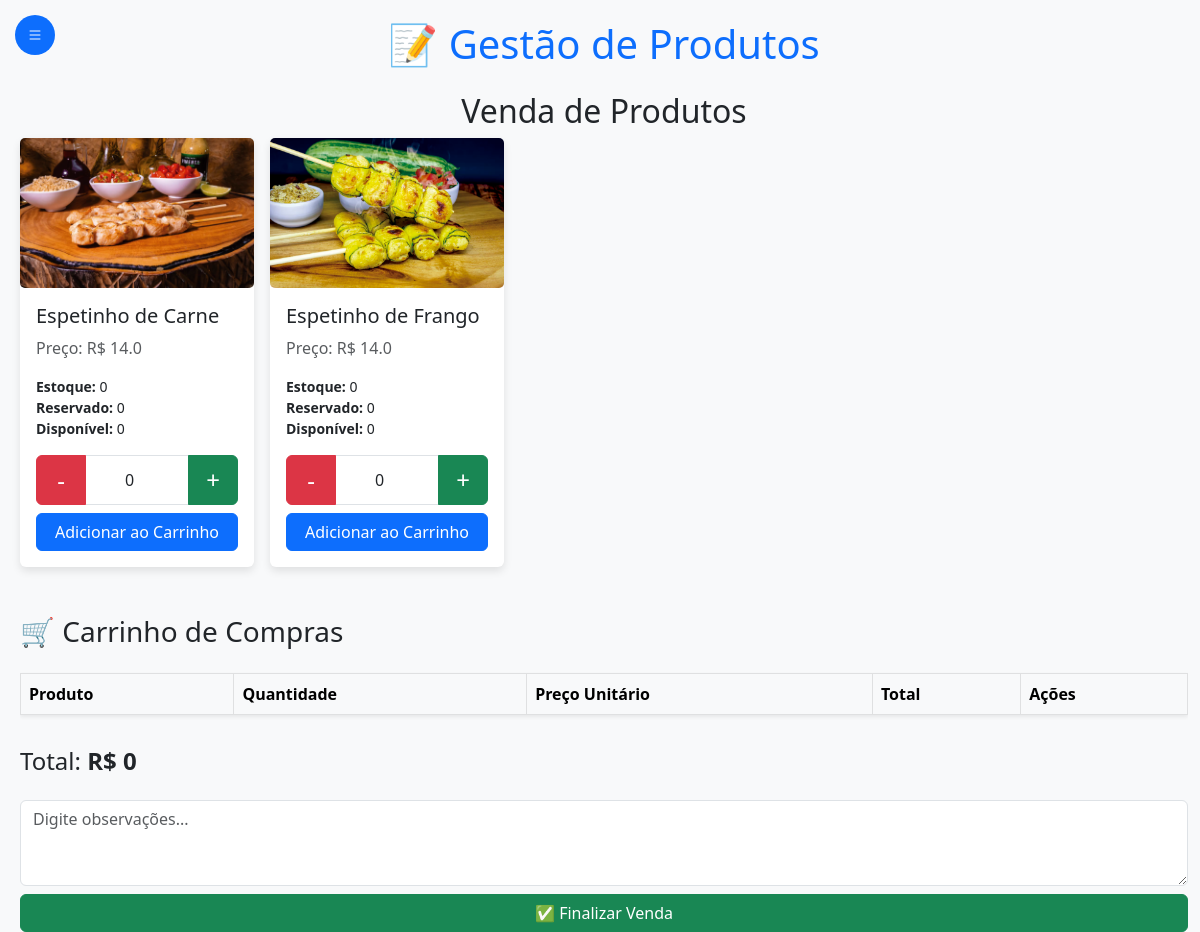
Page /venda on the earlier database version.
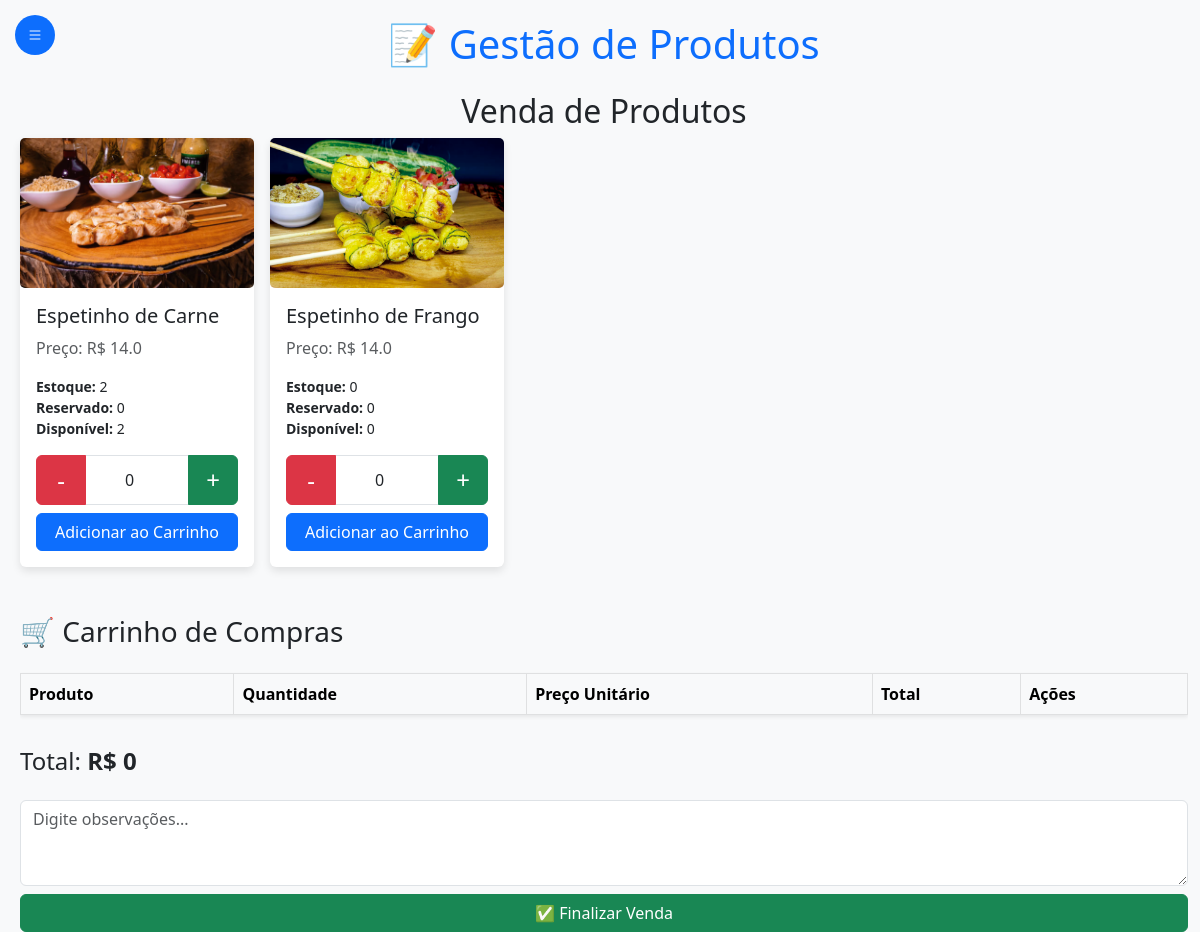
Same page on the later database version.
### app.py (models this page shows)
class Produto(db.Model):
    id = db.Column(db.Integer, primary_key=True)
    nome = db.Column(db.String(100), nullable=False)
    preco = db.Column(db.Float, nullable=False)
    imagem = db.Column(db.String(255))
    itens_venda = db.relationship('ItemVenda', back_populates='produto')
    @property
    def estoque_dinamico(self):
        if not self.insumos_associados:
            return 0  # Retorna 0 se não houver insumos associados
        estoque_possivel = float('inf')  # Começa com um valor muito alto
        for produto_insumo in self.insumos_associados:
            insumo = produto_insumo.insumo
            if insumo.quantidade > 0:
                estoque_com_insumo = insumo.quantidade // produto_insumo.quantidade_necessaria
                estoque_possivel = min(estoque_possivel, estoque_com_insumo)
            else:
                return 0  # Se algum insumo estiver zerado, o estoque é 0
        return int(estoque_possivel)

class Insumo(db.Model):
    id = db.Column(db.Integer, primary_key=True)
    nome = db.Column(db.String(100), nullable=False)
    unidade = db.Column(db.String(20), nullable=False)
    quantidade = db.Column(db.Float, nullable=False)
    custo = db.Column(db.Float, nullable=False)

class ProdutoInsumo(db.Model):
    id = db.Column(db.Integer, primary_key=True)
    produto_id = db.Column(db.Integer, db.ForeignKey('produto.id'), nullable=False)
    insumo_id = db.Column(db.Integer, db.ForeignKey('insumo.id'), nullable=False)
    quantidade_necessaria = db.Column(db.Float, nullable=False)
    produto = db.relationship('Produto', backref=db.backref('insumos_associados', cascade='all, delete-orphan'))
    insumo = db.relationship('Insumo', backref=db.backref('produtos_usando', cascade='all, delete-orphan'))

### app.py (the view, shortened to what this page needs)
@app.route('/venda', methods=['GET', 'POST'])
def venda():
    produtos = Produto.query.all()
    carrinho_exibicao = []
    total = 0
    return render_template(
        'venda.html',
        produtos=produtos,
        carrinho=carrinho_exibicao,
        total=total,
        estoque_reservado=session.get('estoque_reservado', {})
    )

### templates/venda.html (shortened to what this page needs)
<!DOCTYPE html>
<html lang="pt-br">
<head>
    <link href="https://cdn.jsdelivr.net/npm/bootstrap@5.3.0-alpha1/dist/css/bootstrap.min.css" rel="stylesheet">
    <link href="https://cdn.jsdelivr.net/npm/bootstrap-icons@1.10.3/font/bootstrap-icons.css" rel="stylesheet">
</head>
<body>
    <button class="toggle-sidebar-btn" id="toggleSidebar">
        <i class="bi bi-list"></i>
    </button>
    <div class="container-fluid">
        <div class="row">
            <main class="col main-content" id="mainContent">
                <h1 class="mb-4 text-center text-primary">📝 Gestão de Produtos</h1>
                <h2 class="text-center mb-4">Venda de Produtos</h2>
                <form method="POST" action="{{ url_for('adicionar_ao_carrinho') }}">
                    <div class="row row-cols-2 row-cols-sm-3 row-cols-md-4 g-3">
                        {% for produto in produtos %}
                        <div class="col produto-card">
                            <div class="card hover-shadow h-100">
                                <img class="card-img-top produto-img" src="{{ url_for('static', filename='uploads/' + produto.imagem) }}" alt="{{ produto.nome }}">
                                <div class="card-body d-flex flex-column">
                                    <h5 class="card-title">{{ produto.nome }}</h5>
                                    <p class="card-text text-muted">Preço: R$ {{ produto.preco }}</p>
                                    <p class="card-text small">
                                        <strong>Estoque:</strong> {{ produto.estoque_dinamico }}<br>
                                        <strong>Reservado:</strong> {{ estoque_reservado.get(produto.id, 0) }}<br>
                                        <strong>Disponível:</strong> {{ produto.estoque_dinamico - estoque_reservado.get(produto.id, 0) }}<br>
                                    </p>
                                    <div class="input-group mb-2">
                                        <button type="button" class="btn btn-danger btn-quantidade" onclick="decrementarQuantidade(this)">-</button>
                                        <input type="number" name="quantidade" class="form-control text-center" value="0" min="0" max="{{ produto.estoque_dinamico - estoque_reservado.get(produto.id, 0) }}">
                                        <button type="button" class="btn btn-success btn-quantidade" onclick="incrementarQuantidade(this)">+</button>
                                    </div>
                                    <button type="submit" class="btn btn-primary w-100 mt-auto">Adicionar ao Carrinho</button>
                                </div>
                            </div>
                        </div>
                        {% endfor %}
                    </div>
                </form>
                <h3 class="mt-5">🛒 Carrinho de Compras</h3>
                <div class="table-responsive">
                    <table class="table table-bordered table-hover mt-3 bg-white shadow-sm">
                        <thead class="table-light">
                            <tr>
                                <th>Produto</th>
                                <th>Quantidade</th>
                                <th>Preço Unitário</th>
                                <th>Total</th>
                                <th>Ações</th>
                            </tr>
                        </thead>
                    </table>
                </div>
                <h4 class="mt-3">Total: <strong>R$ {{ total }}</strong></h4>
                <form method="POST" action="{{ url_for('finalizar') }}">
                    <textarea name="observacao" class="form-control mt-4" placeholder="Digite observações..." rows="3"></textarea>
                    <button type="submit" class="btn btn-success mt-2 w-100">✅ Finalizar Venda</button>
                </form>
            </main>
        </div>
    </div>
</body>
</html>

Differences in the rows shown:
changed Produto "Espetinho de Carne": estoque_dinamico "0" → "2"; quantidade_necessaria "0" → "2"
